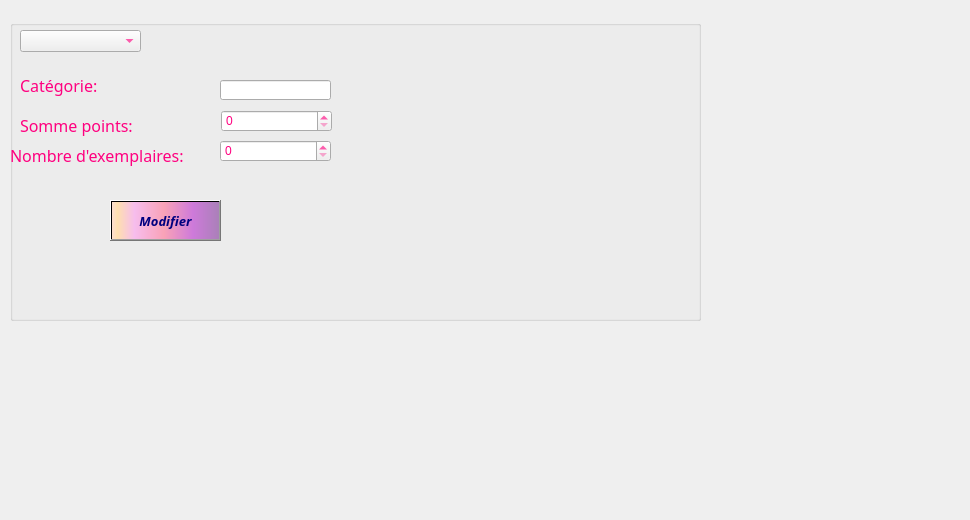
     <widget class="QWidget" name="tab_17">
      <attribute name="title">
       <string>Modifier</string>
      </attribute>
      <widget class="QLabel" name="label_7">
       <property name="geometry">
        <rect>
         <x>-220</x>
         <y>-170</y>
         <width>961</width>
         <height>511</height>
        </rect>
       </property>
       <property name="text">
        <string/>
       </property>
       <property name="pixmap">
        <pixmap>../../../../images_projets/muffins-5271450_1920.jpg</pixmap>
       </property>
      </widget>
      <widget class="QGroupBox" name="groupBox_modiCa_2">
       <property name="geometry">
        <rect>
         <x>10</x>
         <y>20</y>
         <width>691</width>
         <height>301</height>
        </rect>
       </property>
       <property name="font">
        <font>
         <family>Lucida Calligraphy</family>
         <pointsize>14</pointsize>
         <weight>75</weight>
         <bold>true</bold>
        </font>
       </property>
       <property name="styleSheet">
        <string notr="true">color:rgb(255, 0, 127);
border-color: rgb(170, 0, 255);</string>
       </property>
       <property name="title">
        <string/>
       </property>
       <widget class="QLabel" name="label_somme_modif_2">
        <property name="geometry">
         <rect>
          <x>10</x>
          <y>90</y>
          <width>171</width>
          <height>31</height>
         </rect>
        </property>
        <property name="palette">
         <palette>
          <active>
           <colorrole role="WindowText">
            <brush brushstyle="SolidPattern">
             <color alpha="255">
              <red>255</red>
              <green>0</green>
              <blue>127</blue>
             </color>
            </brush>
           </colorrole>
           <colorrole role="Text">
            <brush brushstyle="SolidPattern">
             <color alpha="255">
              <red>255</red>
              <green>0</green>
              <blue>127</blue>
             </color>
            </brush>
           </colorrole>
           <colorrole role="ButtonText">
            <brush brushstyle="SolidPattern">
             <color alpha="255">
              <red>255</red>
              <green>0</green>
              <blue>127</blue>
             </color>
            </brush>
           </colorrole>
           <colorrole role="PlaceholderText">
            <brush brushstyle="NoBrush">
             <color alpha="128">
              <red>255</red>
              <green>0</green>
              <blue>127</blue>
             </color>
            </brush>
           </colorrole>
          </active>
          <inactive>
           <colorrole role="WindowText">
            <brush brushstyle="SolidPattern">
             <color alpha="255">
              <red>255</red>
              <green>0</green>
              <blue>127</blue>
             </color>
            </brush>
           </colorrole>
           <colorrole role="Text">
            <brush brushstyle="SolidPattern">
             <color alpha="255">
              <red>255</red>
              <green>0</green>
              <blue>127</blue>
             </color>
            </brush>
           </colorrole>
           <colorrole role="ButtonText">
            <brush brushstyle="SolidPattern">
             <color alpha="255">
              <red>255</red>
              <green>0</green>
              <blue>127</blue>
             </color>
            </brush>
           </colorrole>
           <colorrole role="PlaceholderText">
            <brush brushstyle="NoBrush">
             <color alpha="128">
              <red>255</red>
              <green>0</green>
              <blue>127</blue>
             </color>
            </brush>
           </colorrole>
          </inactive>
          <disabled>
           <colorrole role="WindowText">
            <brush brushstyle="SolidPattern">
             <color alpha="255">
              <red>255</red>
              <green>0</green>
              <blue>127</blue>
             </color>
            </brush>
           </colorrole>
           <colorrole role="Text">
            <brush brushstyle="SolidPattern">
             <color alpha="255">
              <red>255</red>
              <green>0</green>
              <blue>127</blue>
             </color>
            </brush>
           </colorrole>
           <colorrole role="ButtonText">
            <brush brushstyle="SolidPattern">
             <color alpha="255">
              <red>255</red>
              <green>0</green>
              <blue>127</blue>
             </color>
            </brush>
           </colorrole>
           <colorrole role="PlaceholderText">
            <brush brushstyle="NoBrush">
             <color alpha="128">
              <red>255</red>
              <green>0</green>
              <blue>127</blue>
             </color>
            </brush>
           </colorrole>
          </disabled>
         </palette>
        </property>
        <property name="font">
         <font>
          <family>Lucida Calligraphy</family>
          <pointsize>12</pointsize>
         </font>
        </property>
        <property name="text">
         <string>Somme points:</string>
        </property>
       </widget>
       <widget class="QLineEdit" name="lineEdit_categ_modif_2">
        <property name="geometry">
         <rect>
          <x>210</x>
          <y>60</y>
          <width>111</width>
          <height>20</height>
         </rect>
        </property>
       </widget>
       <widget class="QLabel" name="label_exp_modif_2">
        <property name="geometry">
         <rect>
          <x>0</x>
          <y>120</y>
          <width>201</width>
          <height>31</height>
         </rect>
        </property>
        <property name="font">
         <font>
          <family>Lucida Calligraphy</family>
          <pointsize>12</pointsize>
         </font>
        </property>
        <property name="text">
         <string>Nombre d'exemplaires:</string>
        </property>
       </widget>
       <widget class="QLabel" name="label_cate_modif_2">
        <property name="geometry">
         <rect>
          <x>10</x>
          <y>50</y>
          <width>171</width>
          <height>31</height>
         </rect>
        </property>
        <property name="font">
         <font>
          <family>Lucida Calligraphy</family>
          <pointsize>12</pointsize>
         </font>
        </property>
        <property name="text">
         <string>Catégorie:</string>
        </property>
       </widget>
       <widget class="QPushButton" name="pushButton_modifCa_2">
        <property name="geometry">
         <rect>
          <x>100</x>
          <y>180</y>
          <width>111</width>
          <height>41</height>
         </rect>
        </property>
        <property name="font">
         <font>
          <family>Lucida Calligraphy</family>
          <pointsize>10</pointsize>
          <weight>75</weight>
          <italic>true</italic>
          <bold>true</bold>
          <underline>false</underline>
          <strikeout>false</strikeout>
         </font>
        </property>
        <property name="styleSheet">
         <string notr="true">background-color: qlineargradient(spread:pad, x1:1, y1:0, x2:1, y2:0, stop:0.919598 rgba(255, 0, 111, 255), stop:0.98 rgba(0, 0, 0, 255), stop:1 rgba(235, 148, 61, 255));
color: rgb(0, 0, 127);
background-color: qlineargradient(spread:pad, x1:0, y1:0, x2:1, y2:0, stop:0.0100503 rgba(252, 222, 204, 255), stop:0.0502513 rgba(254, 223, 175, 255), stop:0.211055 rgba(246, 189, 237, 255), stop:0.487437 rgba(249, 162, 183, 255), stop:0.753769 rgba(206, 122, 218, 255), stop:1 rgba(170, 128, 185, 255));</string>
        </property>
        <property name="text">
         <string>Modifier</string>
        </property>
        <property name="checkable">
         <bool>false</bool>
        </property>
        <property name="autoRepeatDelay">
         <number>303</number>
        </property>
       </widget>
       <widget class="QComboBox" name="comboBox_Cadeau_2">
        <property name="geometry">
         <rect>
          <x>10</x>
          <y>10</y>
          <width>121</width>
          <height>22</height>
         </rect>
        </property>
       </widget>
       <widget class="QSpinBox" name="spinBox">
        <property name="geometry">
         <rect>
          <x>211</x>
          <y>90</y>
          <width>111</width>
          <height>22</height>
         </rect>
        </property>
       </widget>
       <widget class="QSpinBox" name="spinBox_2">
        <property name="geometry">
         <rect>
          <x>210</x>
          <y>120</y>
          <width>111</width>
          <height>22</height>
         </rect>
        </property>
       </widget>
      </widget>
     </widget>
